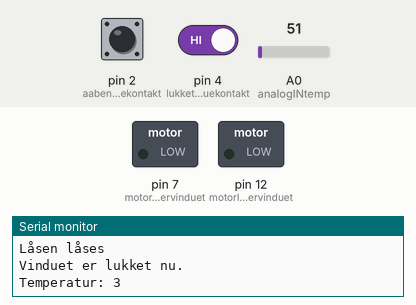
The sketch below on a simulated Arduino Uno, built with avr-gcc and run on an emulated ATmega328P. Parts: switched loads named in the sketch (green lamp = pin HIGH), the last lines printed to the serial monitor. The inputs (shaded band) are chosen by the test bench; at power-on: pin 4 (lukketvinduekontakt) HIGH, pin 2 (aabentvinduekontakt) HIGH, A0 (analogINtemp) = 51.

Above: at 2.8 s.
2.9 s: pin 4 (lukketvinduekontakt) driven LOW
At 4.4 s:
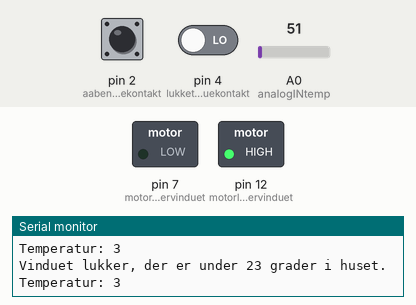
5.6 s: pin 4 (lukketvinduekontakt) driven HIGH
At 7.2 s:
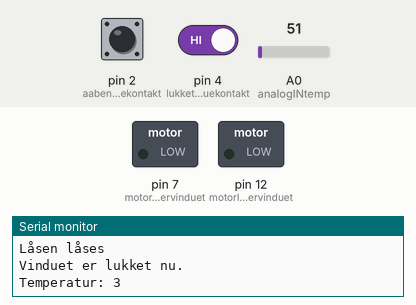
Timing chart, 0 to 8.7 s (numbered marks = the images above; inputs shaded):
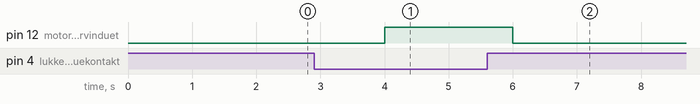

Measured:
- after the input at 2.9 s, pin 12 (motorlukkervinduet): LOW → HIGH after 1.1 s
- after the input at 5.6 s, pin 12 (motorlukkervinduet): HIGH → LOW after 0.40 s

The sketch:

mostafavinduestyring.ino
```cpp
// Temperatursensor
const int analogINtemp = A0;

//Kontakt der afgør om vinduet er åbent
const int aabentvinduekontakt = 2;

//Kontakt der afgør om vinduet er lukket.
const int lukketvinduekontakt = 4;

//Motor der åbner vinduet.
const int motoraabnervinduet = 7;

//Motor der lukker vinduet.
const int motorlukkervinduet = 12;

//Elektronisk lås, som låser vinduet når det er lukket.
const int laas = 8;

void setup() {
  // Her definerer vi PIN-typen.
  Serial.begin(9600);
  pinMode(analogINtemp, INPUT);
  pinMode(aabentvinduekontakt, INPUT);
  pinMode(lukketvinduekontakt, INPUT);
  pinMode(motoraabnervinduet, OUTPUT);
  pinMode(motorlukkervinduet, OUTPUT);
}

void loop() {

  //aflæser digital værdi fra temp sensor.
  int digtalvaluefromtemp = analogRead(analogINtemp);

  //printer digitalværdi fra temp sensor.
  //Serial.println("Digitalværdi: " + String(digtalvaluefromtemp));

  //omdanner digital værdi til spænding.
  float voltagetempsensor = digtalvaluefromtemp * (5.0 / 1023.0);

  //printer spænding fra temp sensor.
  //Serial.println("Spænding fra tempsensor: " + String(voltagetempsensor));


  //omdanner spænding til temperatur.
  int temperatur = (voltagetempsensor / 0.15) + 2.0;

  //printer temperatur fra temp sensor.
  Serial.println("Temperatur: " + String(temperatur));
  delay(2000);

  // læs værdien fra knapperne, og omskriv til forståelige værdier.
  int vindueaabent = digitalRead(aabentvinduekontakt);
  int vinduelukket = digitalRead(lukketvinduekontakt);

  //eksemplet antager at vinduet er lukket fra start.

  // Hvis temperaturen er over 25 grader, og vinduet samtidig er lukket, så åbnes vinduet.
  if (temperatur > 25 && vindueaabent == LOW) {
    digitalWrite(laas, LOW);
    delay(500);
    Serial.println("Låsen låses op");
    Serial.println("Vinduet åbner");
    digitalWrite(motorlukkervinduet, LOW);
    digitalWrite(motoraabnervinduet, HIGH);

    // Her er vinduet blevet åbnet helt op, fordi det rammer knappen ved endestationen. Knappen går HIGH.
  } else if (temperatur > 23 && vindueaabent == HIGH) {
    Serial.println("Vinduet er helt åbent");
    digitalWrite(motoraabnervinduet, LOW);
    digitalWrite(motorlukkervinduet, LOW);

    // Vinduet påbegynder lukning når det er under 23 grader, med forudsætning om at vinduet er åbent.
  } else if (temperatur < 23 && vinduelukket == LOW ) {
    Serial.println("Vinduet lukker, der er under 23 grader i huset.");
    digitalWrite(motorlukkervinduet, HIGH);
    digitalWrite(motoraabnervinduet, LOW);

    // For at sikre at vinduet lukker og låser, skal den låse hvis vinduelukket kontakt går HØJ, og temperaturen er under 25 grader.
  } else if (temperatur < 25 && vinduelukket == HIGH) {
    digitalWrite(laas, HIGH);
    Serial.println("Låsen låses");
    Serial.println("Vinduet er lukket nu.");
    digitalWrite(motorlukkervinduet, LOW);
    digitalWrite(motoraabnervinduet, LOW);

  } else {
    Serial.println("Deer sker ingennting, optimal temp i rummet, mellem 23 og 25 grader");
  }


}
```
